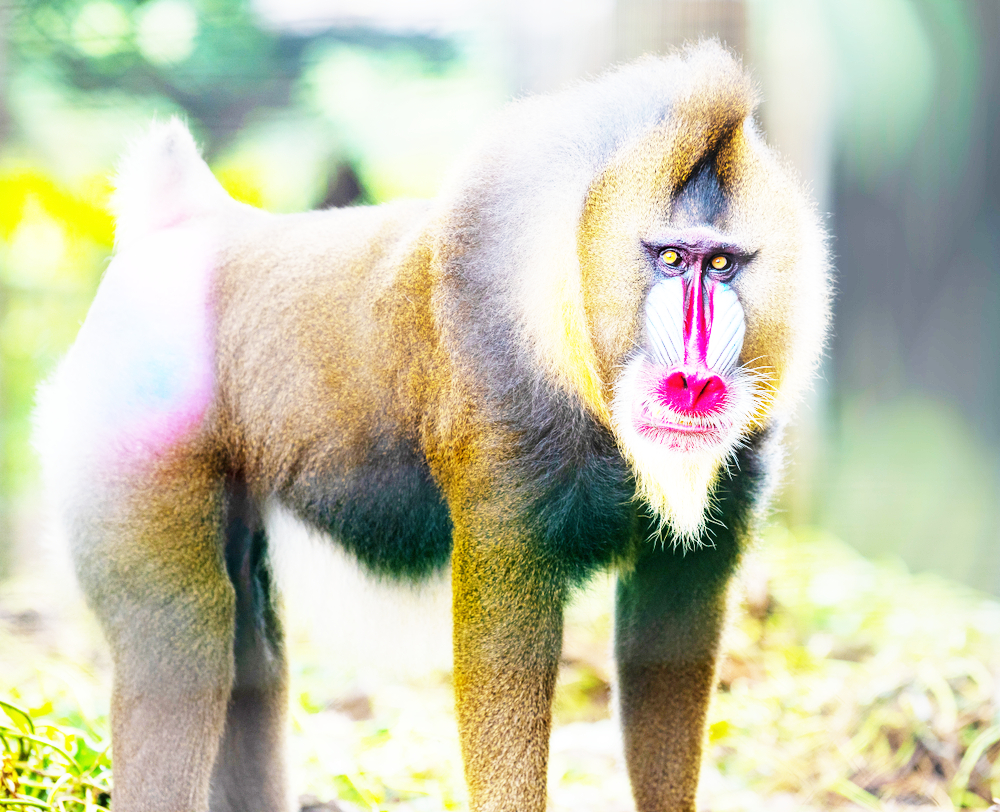
//> input picture Quiz5/target/src1.jpg, 1000 x 812 px; the run also reads 1 picture not shown here
$ ./Source   (built with g++ and OpenCV 4)
//> lines starting //> are read from the running program, lines starting //| are printed output that depends on the picture
#include<opencv2/opencv.hpp>
#include <fstream>
#include <iostream>
#include <map>

using namespace cv;
using namespace std;

// [46 lines left out: function getHist, not called in this run]


int main()
{
	// Must do
	Mat src1 = imread("target/src1.jpg", cv::IMREAD_COLOR);
//> src1 is the input picture: 812 rows x 1000 cols, CV_8UC3; mean B, G, R 173.8, 198.1, 197.3
	Mat src2 = imread("target/src2.jpg", cv::IMREAD_COLOR);
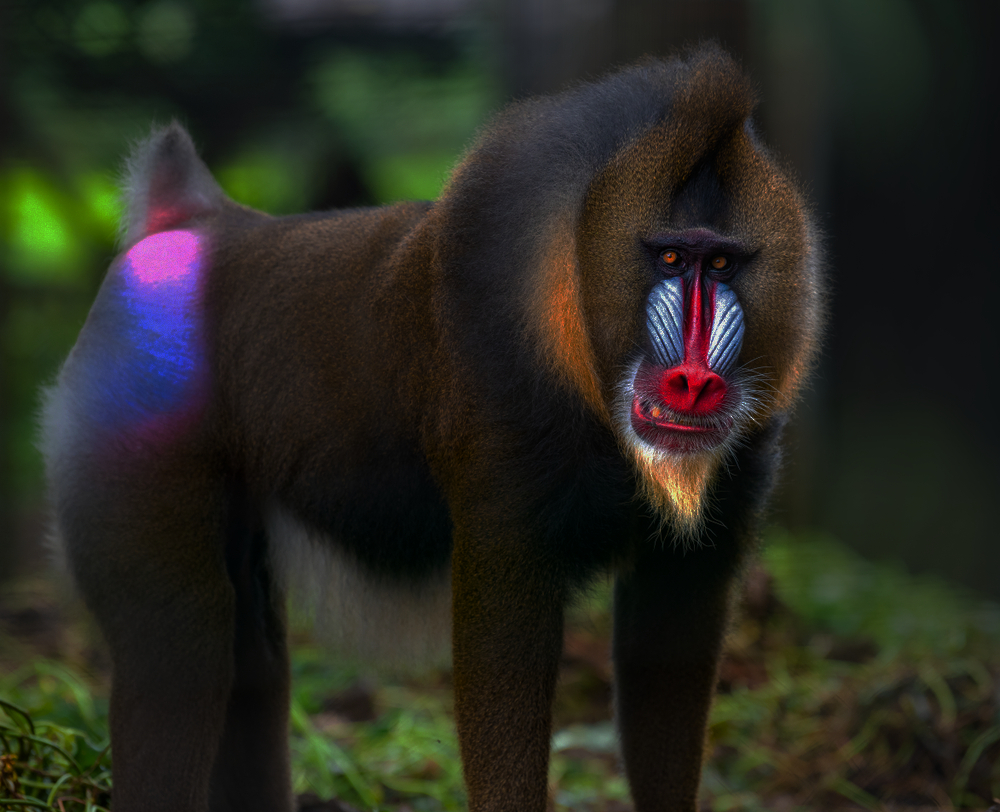
//> input picture Quiz5/target/src2.jpg, 1000 x 812 px
//> src2 is the input picture: 812 rows x 1000 cols, CV_8UC3; mean B, G, R 32, 40.4, 40.1
	Mat gray_src1 = imread("target/src1.jpg", cv::IMREAD_GRAYSCALE);
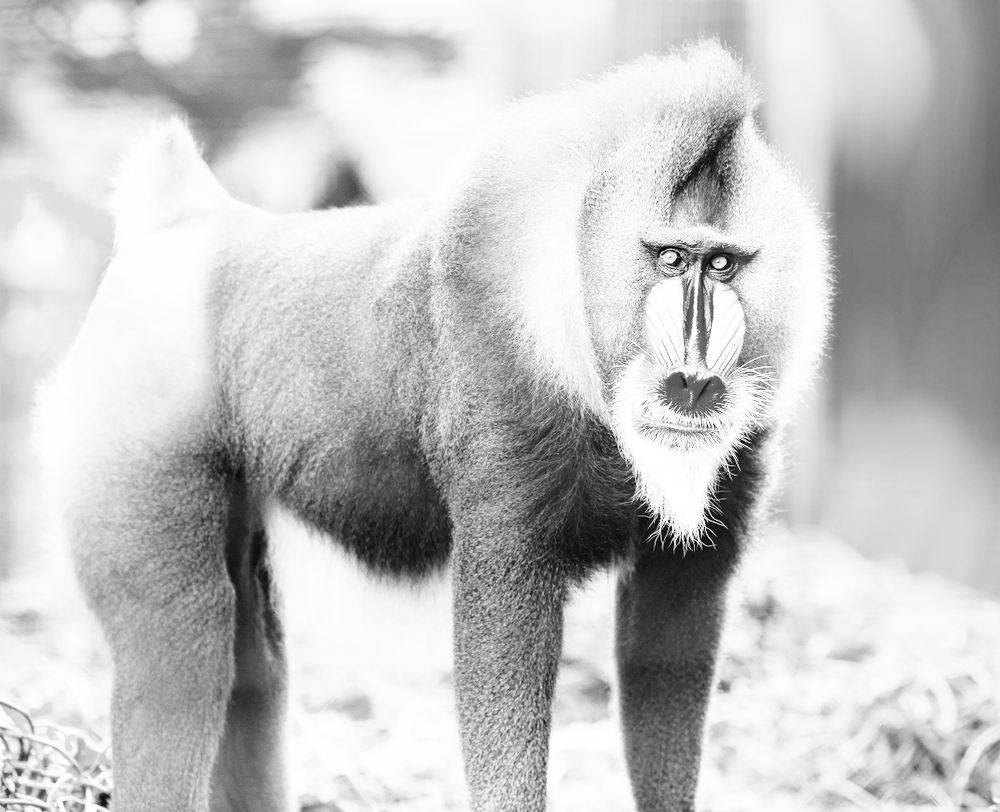
//> gray_src1: 812 rows x 1000 cols, CV_8UC1; min 0, max 255, mean 195.1
	Mat gray_src2 = imread("target/src2.jpg", cv::IMREAD_GRAYSCALE);
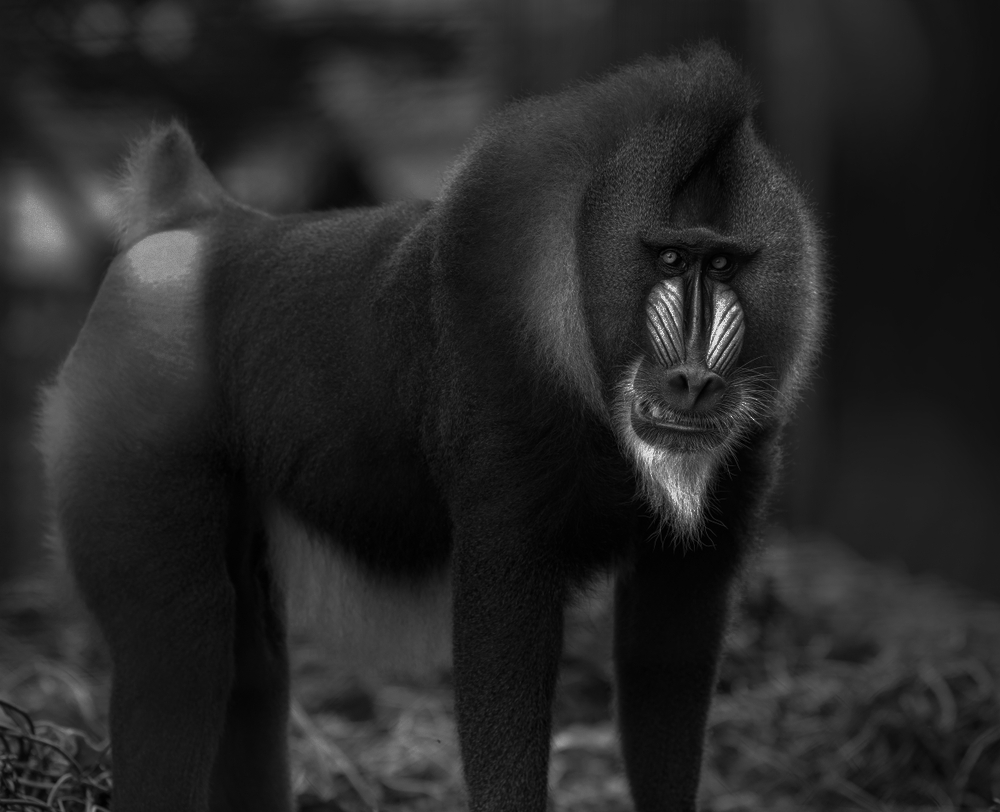
//> gray_src2: 812 rows x 1000 cols, CV_8UC1; min 0, max 229, mean 39.4
	Mat result1 = Mat::zeros(gray_src1.rows, gray_src1.cols, CV_8UC1);
	Mat result2 = Mat::zeros(gray_src2.rows, gray_src2.cols, CV_8UC1);

	float pdf1[256] = { 0 }, cdf1[256] = { 0 };
	float pdf2[256] = { 0 }, cdf2[256] = { 0 };
	float gray_src1_pixels = gray_src1.rows * gray_src1.cols, gray_src2_pixels = gray_src2.rows * gray_src2.cols;
//> gray_src1_pixels = 812000; gray_src2_pixels = 812000
	// Counting
	for (int i = 0; i < gray_src1.rows; i++) {
		for (int j = 0; j < gray_src1.cols; j++) {
			pdf1[gray_src1.at<uchar>(i, j)]++;
		}
	}
//> after the loop, pdf1 = 256 values, max 25698 at index 250, min 4 at index 4, mean 3171.9
	for (int i = 0; i < gray_src2.rows; i++) {
		for (int j = 0; j < gray_src2.cols; j++) {
			pdf2[gray_src2.at<uchar>(i, j)]++;
		}
	}
//> after the loop, pdf2 = 256 values, max 24885 at index 16, min 0 at index 193, mean 3171.9

	// Get probability(PDF)
	for (int i = 0; i < 256; i++) {
		pdf1[i] /= gray_src1_pixels;
		pdf2[i] /= gray_src2_pixels;
	}
//> after the loop, pdf1 = 256 values, max 0.0316 at index 250, min 4.93e-06 at index 4, mean 0.00391; pdf2 = 256 values, max 0.0306 at index 16, min 0 at index 193, mean 0.00391

	// Get CDF
	cdf1[0] = pdf1[0], cdf2[0] = pdf2[0];
//> cdf1 = 256 values, max 2.46e-05 at index 0, min 0 at index 1, mean 9.62e-08; cdf2 = 256 values, max 9.11e-05 at index 0, min 0 at index 1, mean 3.56e-07
	for (int i = 1; i < 256; i++) {
		cdf1[i] = pdf1[i] + cdf1[i - 1];
		cdf2[i] = pdf2[i] + cdf2[i - 1];
	}
//> after the loop, cdf1 = 256 values from 2.46e-05 to 1; cdf2 = 256 values from 9.11e-05 to 1

	// Do Equalization
	for (int i = 0; i < gray_src1.rows; i++) {
		for (int j = 0; j < gray_src1.cols; j++) {
			result1.at<uchar>(i, j) = round(0 + cdf1[gray_src1.at<uchar>(i, j)] * (255 - 0));
		}
	}
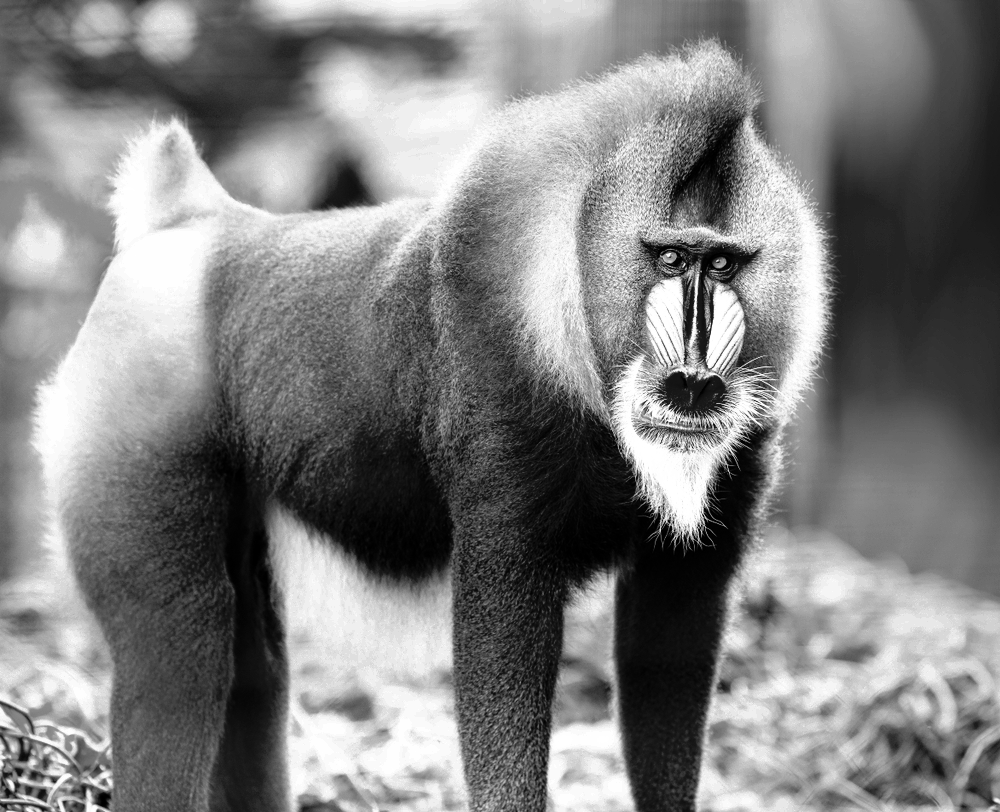
//> result1: 812 rows x 1000 cols, CV_8UC1; min 0, max 255, mean 128.8
	for (int i = 0; i < gray_src2.rows; i++) {
		for (int j = 0; j < gray_src2.cols; j++) {
			result2.at<uchar>(i, j) = round(0 + cdf2[gray_src2.at<uchar>(i, j)] * (255 - 0));
		}
	}
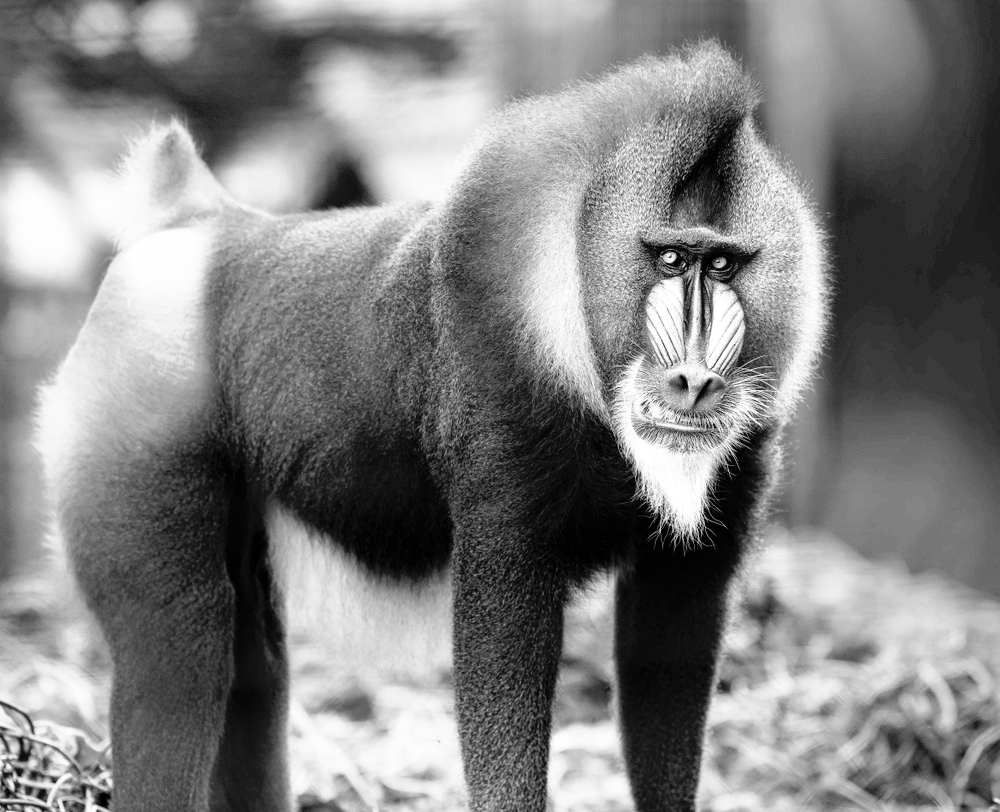
//> result2: 812 rows x 1000 cols, CV_8UC1; min 0, max 255, mean 129.3

	imshow("src1", src1);
	imshow("src2", src2);
	imshow("result1", result1);
	imshow("result2", result2);
	imwrite("result1.png", result1);
	imwrite("result2.png", result2);

	// Bonus
	Mat src = imread("target/src3.jpg", cv::IMREAD_COLOR);
	Mat tgt = imread("target/target.jpg", cv::IMREAD_COLOR);
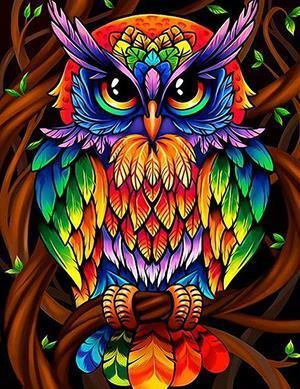
//> input picture Quiz5/target/target.jpg, 300 x 389 px
//> tgt is the input picture: 389 rows x 300 cols, CV_8UC3; mean B, G, R 45.8, 58, 90
	Mat result = Mat::zeros(src.rows, src.cols, CV_8UC3);

	// [7 lines of commented-out code are left out]
	waitKey();
}
